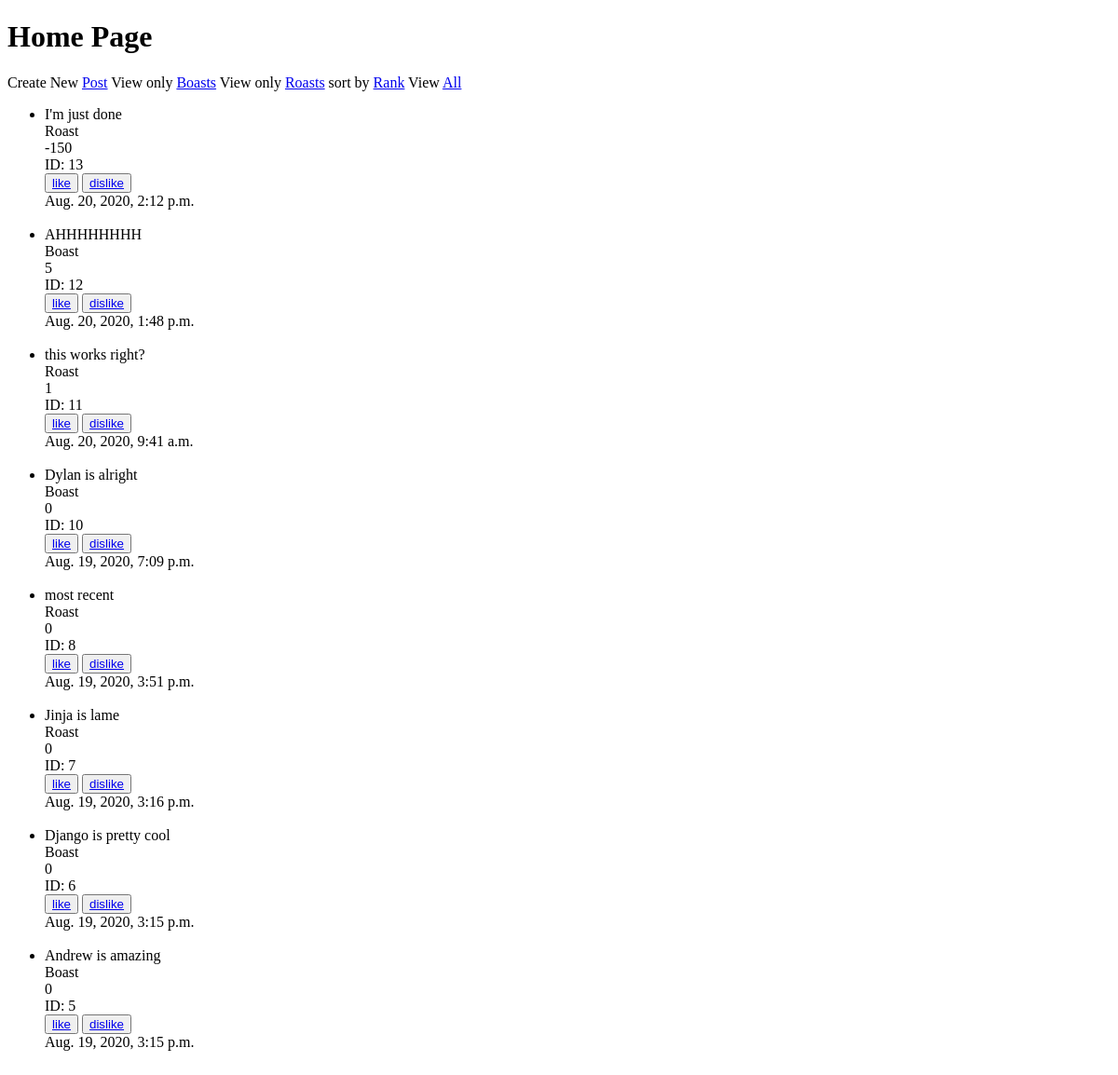
Before: / with the older database file.
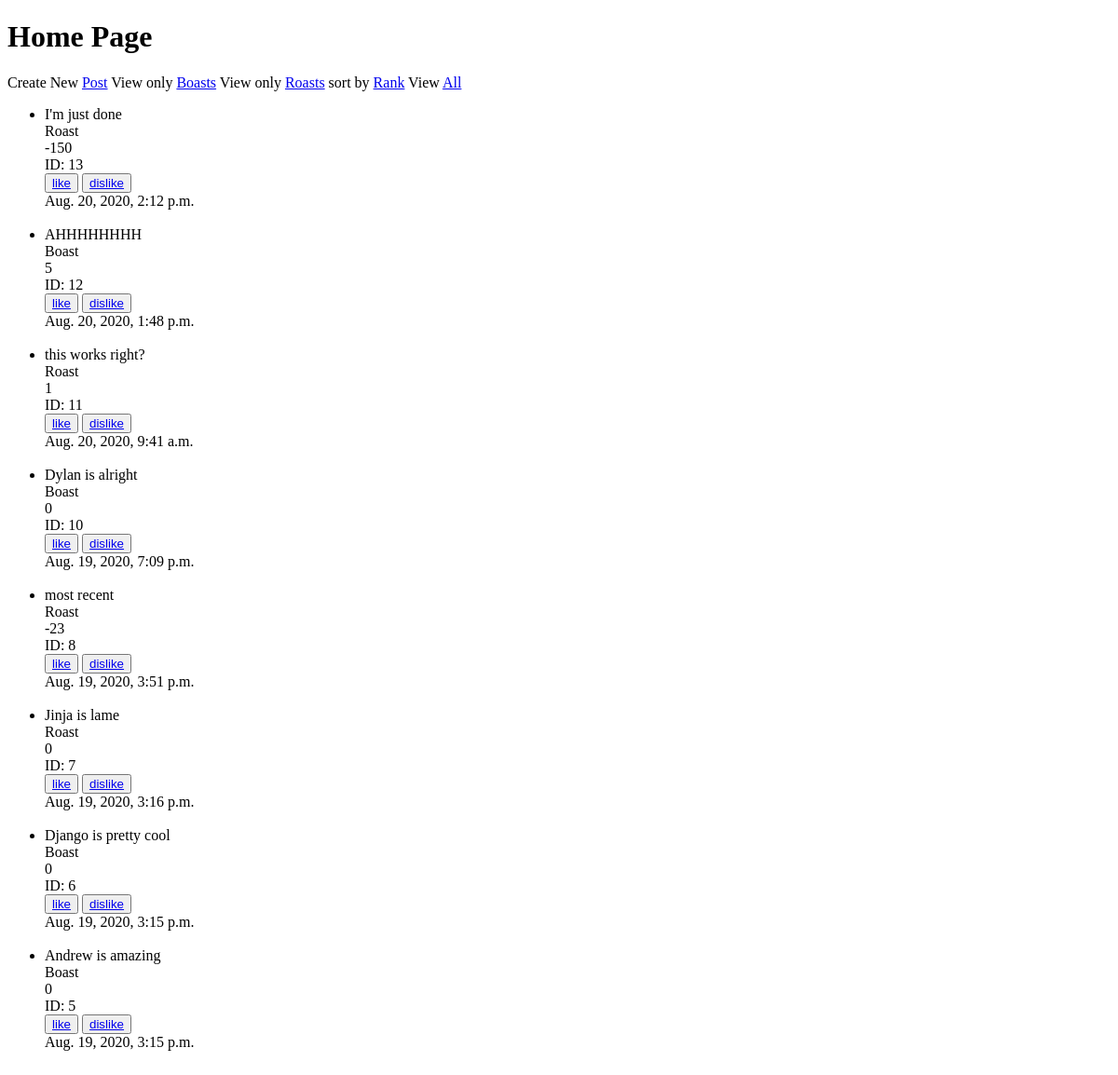
After: the same page with the newer database file.
### Ghost_App/models.py (models this page shows)
class BoastOrRoast(models.Model):
    description = models.CharField(max_length=240)
    is_boast = models.BooleanField(default=False, blank=True)
    date = models.DateTimeField(default=datetime.now)
    up_votes = models.IntegerField(default=0)
    down_votes = models.IntegerField(default=0)
    vote_score = models.IntegerField(default=0)

### Ghost_App/views.py (the view)
# urls.py: path('', views.index),
def index (request):
    data = BoastOrRoast.objects.order_by('-date')
    return render(request, 'index.html', {'data':data})

### Ghost_App/templates/index.html (shortened to what this page needs)
<!DOCTYPE html>
<html lang="en">
<head>
</head>
<body>
    <h1>Home Page</h1>
    <span>Create New <a href="/addpost">Post</a></span>
    <span>View only <a href="/boasts">Boasts</a></span>
    <span>View only <a href="/roasts">Roasts</a></span>
    <span>sort by <a href="/rank">Rank</a></span>
    <span>View <a href="/">All</a></span>
    <ul>
        {% for post in data %}
        <li>
            {{post.description}}
            <br>
            {% if post.is_boast %}
            Boast
            {% else %}
            Roast
            {% endif %}
            <br>
            {{post.vote_score}}
            <br>
            ID: {{post.id}}
            <br>
            <button>
                <a href='/like/{{post.id}}/'>
                    like
                </a>
            </button>
            <button>
                <a href='/dislike/{{post.id}}/'>
                    dislike
                </a>
            </button>
            <br>
            {{post.date}}
        </li>
        <br>
        {% endfor %}
    </ul>
</body>
</html>

Changed rows visible on the page:
changed BoastOrRoast "most recent": vote_score "0" → "-23"
